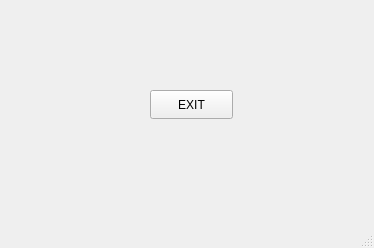
<?xml version="1.0" encoding="UTF-8"?>
<ui version="4.0">
 <class>MainWindow</class>
 <widget class="QMainWindow" name="MainWindow">
  <property name="geometry">
   <rect>
    <x>0</x>
    <y>0</y>
    <width>374</width>
    <height>248</height>
   </rect>
  </property>
  <property name="windowTitle">
   <string>Close Button</string>
  </property>
  <widget class="QWidget" name="centralwidget">
   <widget class="QPushButton" name="pushButton">
    <property name="geometry">
     <rect>
      <x>150</x>
      <y>90</y>
      <width>83</width>
      <height>29</height>
     </rect>
    </property>
    <property name="text">
     <string>EXIT</string>
    </property>
   </widget>
  </widget>
  <widget class="QMenuBar" name="menubar">
   <property name="geometry">
    <rect>
     <x>0</x>
     <y>0</y>
     <width>374</width>
     <height>25</height>
    </rect>
   </property>
  </widget>
  <widget class="QStatusBar" name="statusbar"/>
 </widget>
 <resources/>
 <connections/>
</ui>
